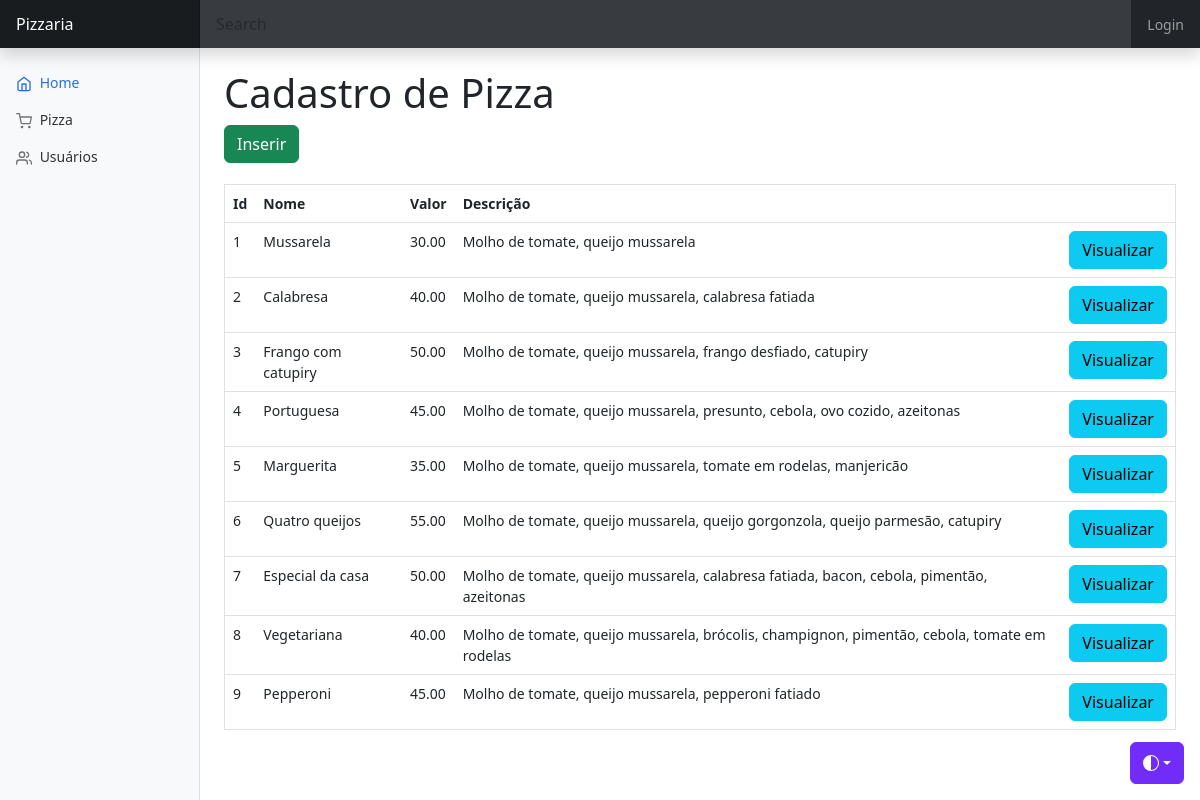
/admin/pizza/lista.php, run on the app's committed database.
### tables this page shows
CREATE TABLE produtos (
    idprodutos INT NOT NULL AUTO_INCREMENT PRIMARY KEY,
    nome VARCHAR(200) NOT NULL,
    valor DECIMAL(10,2) NOT NULL,
    descricao TEXT NULL,
    ingredientes TEXT NULL
);

### scripts/helpers/func.php (called while the page is built, shortened)
<?php
    function listaDados($sql, $parametros = []) {
        $stmt = CON->prepare($sql);
        $stmt->execute($parametros);
        return $stmt->fetchAll(PDO::FETCH_ASSOC);
    }

### admin/pizza/lista.php (the view, shortened to what this page needs)
<!doctype html>
<html lang="en" data-bs-theme="auto">
<?php include "../template/head.php" ?>
<body>
    <?php include "../template/navbar.php" ?>
    <div class="container-fluid">
        <div class="row">
            <?php include "../template/sidebar.php" ?>
            <main class="col-md-9 ms-sm-auto col-lg-10 px-md-4">
                <br>
                <div class="row">
                    <div class="col">
                        <h1>Cadastro de Pizza</h1>
                    </div>
                </div>
                <div class="row">
                    <div class="col">
                        <a href="Cadastrar.php">
                        <button type="button" class="btn btn-success">Inserir</button>
                        </a>
                    </div>
                </div>
                <br>
                <table class="table" width="100%" border="1">
                    <thead>
                        <tr>
                            <th>Id</th>
                            <th>Nome</th>
                            <th>Valor</th>
                            <th>Descrição</th>
                            <th></th>
                        </tr>
                    </thead>
                    <tbody>
                        <?php
                        $administrador = listaDados('SELECT * FROM produtos');
                        foreach ($administrador as $item) { ?>
                            <tr class="trow">
                                <td class="td"><?= $item['idprodutos'] ?> </td>
                                <td class="td"><?= $item['nome'] ?></td>
                                <td class="td"><?= $item['valor'] ?></td>
                                <td class="td"><?= $item['descricao'] ?></td>
                                <td class="td">
                                    <a href="mostra.php?id=<?= $item["idprodutos"] ?>">
                                    <button type="button" class="btn btn-info">Visualizar</button>
                                </a>
                                </td>
                            </tr>
                        <?php } ?>
                    </tbody>
                </table>
            </main>
        </div>
    </div>
</body>
</html>

### admin/dashboard.css (style rules this page uses)
body { font-size: .875rem; }

### data on the page
produtos: idprodutos "1", nome "Mussarela", valor "30.00", descricao "Molho de tomate, queijo mussarela"
produtos: idprodutos "2", nome "Calabresa", valor "40.00", descricao "Molho de tomate, queijo mussarela, calabresa fatiada"
produtos: idprodutos "3", nome "Frango com catupiry", valor "50.00", descricao "Molho de tomate, queijo mussarela, frango desfiado, catupiry"
produtos: idprodutos "4", nome "Portuguesa", valor "45.00", descricao "Molho de tomate, queijo mussarela, presunto, cebola, ovo cozido, azeitonas"
produtos: idprodutos "5", nome "Marguerita", valor "35.00", descricao "Molho de tomate, queijo mussarela, tomate em rodelas, manjericão"
produtos: idprodutos "6", nome "Quatro queijos", valor "55.00", descricao "Molho de tomate, queijo mussarela, queijo gorgonzola, queijo parmesão, catupiry"
produtos: idprodutos "7", nome "Especial da casa", valor "50.00", descricao "Molho de tomate, queijo mussarela, calabresa fatiada, bacon, cebola, pimentão, azeitonas"
produtos: idprodutos "8", nome "Vegetariana", valor "40.00", descricao "Molho de tomate, queijo mussarela, brócolis, champignon, pimentão, cebola, tomate em rodelas"
produtos: idprodutos "9", nome "Pepperoni", valor "45.00", descricao "Molho de tomate, queijo mussarela, pepperoni fatiado"
